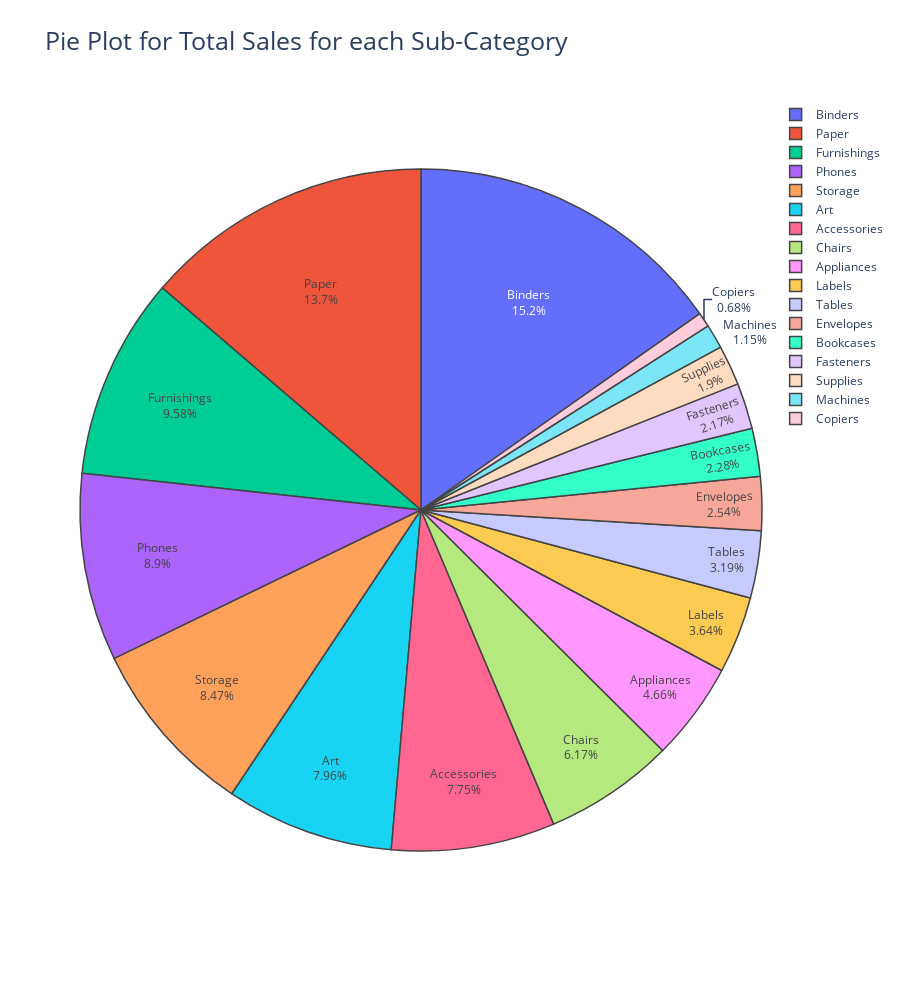

Write notebook code for a chart like this one.
### Markdown cell above
You may get a wrong view of how many products are sold

total sales in pie plot

### Code cell
import plotly.graph_objects as go
from plotly.offline import iplot

data=go.Pie(labels=df['Sub-Category'].value_counts().index,
            values=df['Sub-Category'].value_counts(),
            textinfo='label+percent',
            hoverinfo='label+percent',
            marker=dict(line=dict(width=1.5)))

layout=go.Layout(title='Pie Plot for Total Sales for each Sub-Category',
                 titlefont=dict(size=25),
                 height=1000)

iplot(dict(data=data,layout=layout))

### Figure 1 — Plotly figure (JSON) as saved in the notebook; plotly's stock layout.template omitted (floating-point values rounded to 4 significant figures)
{"data": [{"hoverinfo": "label+percent", "labels": ["Binders", "Paper", "Furnishings", "Phones", "Storage", "Art", "Accessories", "Chairs", "Appliances", "Labels", "Tables", "Envelopes", "Bookcases", "Fasteners", "Supplies", "Machines", "Copiers"], "marker": {"line": {"width": 1.5}}, "textinfo": "label+percent", "type": "pie", "values": [1523, 1370, 957, 889, 846, 796, 775, 617, 466, 364, 319, 254, 228, 217, 190, 115, 68]}], "layout": {"height": 1000, "title": {"font": {"size": 25}, "text": "Pie Plot for Total Sales for each Sub-Category"}}}
